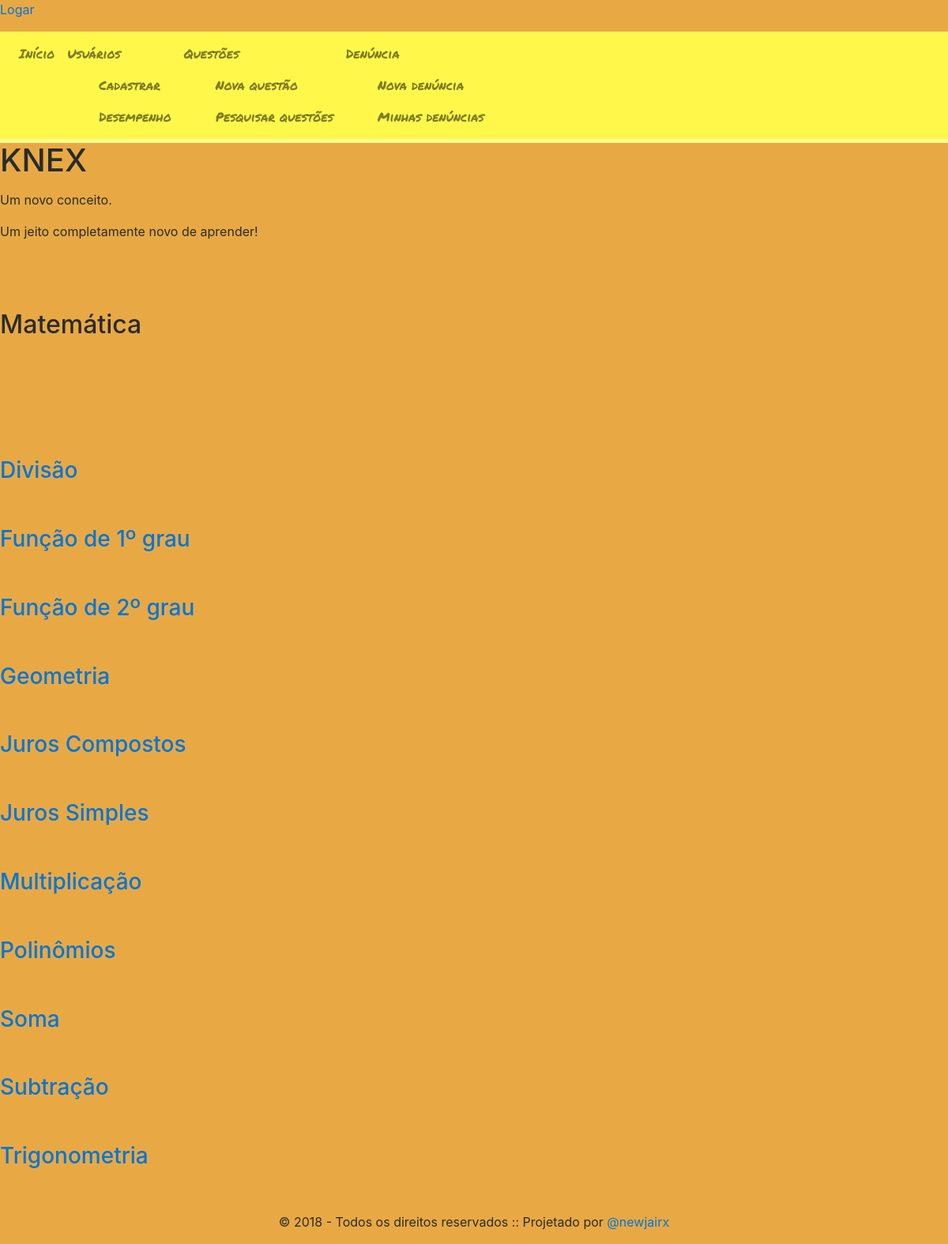
The app's page /KNEX/assuntos.php?idArea=1&area=Matemática with its own data.
### tables this page shows
CREATE TABLE ASSUNTO (
ID_ASSUNTO int(5) PRIMARY KEY auto_increment,
ASSUNTO varchar(50) not null,
ID_AREA int(5) not null,
FOREIGN KEY(ID_AREA) REFERENCES AREA (ID_AREA)
);

### KNEX/dao/queries.php (called while the page is built, shortened)
<?php
    class Queries {
        private $conexao;
        public function Queries(){
            $host = "mysql:host=localhost;dbname=knex";
            $usuario = "jairx";
            $senha = "Copa2018";
            try {
                $conexao = new PDO($host, $usuario, $senha);
            } catch (Exception $ex) {
                echo "Erro ao estabelecer conexão: ". $ex->getMessage();
            };
            $this->conexao = $conexao;
        }
        public function selectAssunto($areaSelecionada) {
            $string = "select * from ASSUNTO where ID_AREA = ".$areaSelecionada." order by ASSUNTO asc;";
            $sql = $this->conexao->prepare($string);
            $sql->execute();
            return $sql;
        }
    }

### KNEX/assuntos.php (the view)
<?php
include('header.php');
include('brand.php');
include('dao/queries.php');
?>
<?php
$idArea = $_GET["idArea"];
$area = $_GET["area"];
$query = new Queries();
$result = $query->selectAssunto($idArea);
?>
    <br>
    <br>
    <br>
    <h2><?= $area ?></h2>
    <br>
    <br>
    <br>
    <br>
    <br>
    <br>
<?php
while($assunto = $result->fetch()){
    ?>
        <a href="questoes.php?idAssunto=<?= $assunto["ID_ASSUNTO"] ?>&assunto=<?= $assunto["ASSUNTO"]?>&area=<?= $area ?>">
            <h3 id="assunto"><?= $assunto["ASSUNTO"] ?></h3>
        </a>
        <br>
        <br>
    <?php
}
?>
<?php
include('footer.php');
?>

### KNEX/css/style.css (style rules this page uses)
body { background-color: #E8A944; }

### records on screen
assunto: ASSUNTO "Divisão"
assunto: ASSUNTO "Função de 1º grau"
assunto: ASSUNTO "Função de 2º grau"
assunto: ASSUNTO "Geometria"
assunto: ASSUNTO "Juros Compostos"
assunto: ASSUNTO "Juros Simples"
assunto: ASSUNTO "Multiplicação"
assunto: ASSUNTO "Polinômios"
assunto: ASSUNTO "Soma"
assunto: ASSUNTO "Subtração"
assunto: ASSUNTO "Trigonometria"

### other values on screen
$area "Matemática"
